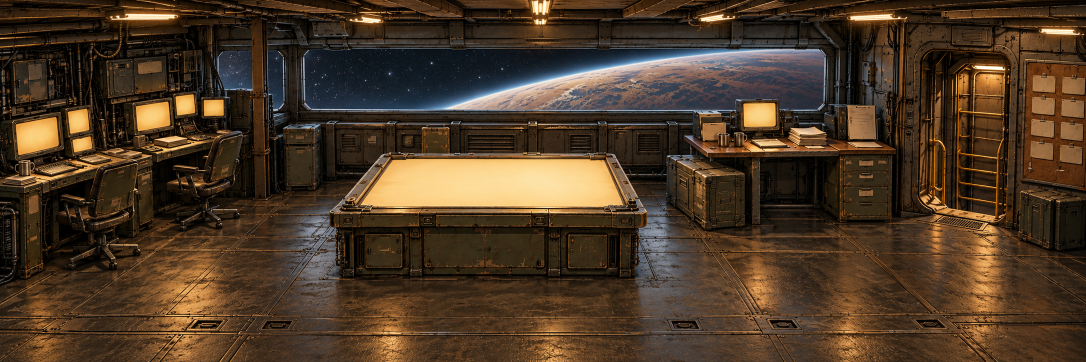
#> input picture art-source/hq-command-deck/deck-plate-v2.master.png, 2172 x 724 px (shown at 1/2 size)
$ python markers.py
#> lines starting #> are read from the running program, lines starting #| are printed output that depends on the picture; after the words box and inside, x2 and y2 are one past the last pixel; in counts of white or black regions, pixels touching at a corner belong together
"""Camera estimate and reusable point markers for the approved command-deck plate.

Run from the repository root:  python -I art-source/hq-command-deck/markers.py

Writes, beside the plate:
  deck-plate-v2.markers.json   camera model plus named anchors (pixels, world metres,
                               pixels per metre, local up direction)
  deck-plate-v2.markers.svg    the same anchors at the plate's own pixel size, for
                               authoring live SVG overlays against
  deck-plate-v2.markers-review.png   the anchors drawn over the plate, for checking

The plate is a painting, not a render. It is drawn the way illustrators usually
draw an elevated interior: the camera is level and the frame is shifted down (a
shift lens), so the deck recedes to a horizon above the frame while verticals stay
parallel. A tilted pinhole cannot explain both, and the measurements say so: the
deck seams and the table's sides agree on a vanishing point ~70 px above the frame,
yet the vertical edges lean under 20 px across the whole height.

So the model is a level pinhole whose optical-centre row is the horizon. Focal length
comes from assuming the chart table's top is a 1.8:1 rectangle. Scale comes from the CRT
monitor on the ledger desk (a 17" set, 0.42 m of casing), which makes the desk under it
a normal ~0.7 m high. The chart table then measures about 0.5 m: a low plotting table,
painted short relative to the desk, which is why people sized to the table read small. Up is straight up in every pixel. Absolute distances are the
weakest numbers; overlays and figure placement depend only on the ratios.
"""
import json
import math
from collections import deque
from pathlib import Path

import numpy as np
from PIL import Image, ImageDraw, ImageFilter

HERE = Path(__file__).resolve().parent
PLATE = HERE / "deck-plate-v2.master.png"
STEM = "deck-plate-v2"

# --- Measured on the plate (pixels in the 2172x724 master) -------------------------
DEPTH_VP = (1077.0, -70.1)       # Hough fit of receding deck seams; table sides give (1064, -78)
TABLE_ASPECT = 1.8               # assumed width:depth of the plotting surface; fixes focal length

# Scale reference: the CRT on the ledger desk, and the desk's front leg it sits above.
MONITOR_CASING_M = 0.42          # assumed: a 17" CRT's casing width
MONITOR_CASING_PX = (1471.7, 1559.3)
MONITOR_SET_BACK_M = 0.30        # monitor sits this far behind the desk's front edge
DESK_TOP_Y = 302.0               # front lip of the ledger desk
DESK_FLOOR_Y = 448.0             # its front leg on the deck
TABLE_FRONT_BASE_Y = 549.0       # front face meets the deck
TABLE_FRONT_RIM_Y = 420.0        # top of the front rim
TABLE_CENTRE_X = 980.0           # centre of the front face

BACK_WALL_BASE_Y = 364.0         # where the back wall meets the deck, behind the table

# Outline of the whole chart table (rim and front face), hand-measured. Anything
# standing behind the table is drawn under this shape: from this height the floor
# behind it is hidden, so a figure there is cut off around the hips.
TABLE_OCCLUDER = [(765.0, 307.0), (1217.0, 307.0), (1292.0, 425.0), (1277.0, 552.0),
                  (675.0, 552.0), (660.0, 425.0)]

# Floor contacts read off the plate for props that people use.
FLOOR_CONTACTS = {
    "comms-chair-left": (196.0, 521.0),
    "comms-chair-right": (402.0, 445.0),
    "ledger-desk-front": (1600.0, 448.0),
    "hatch-threshold": (1905.0, 440.0),
}

# Where each figure stands, in world metres relative to the table (x right of the
# table's centre line, z behind its front face). Chosen, not measured.
# The painting's props do not share one scale: at the monitor's scale a real-height
# person reads as a giant. Figures are drawn at this fraction of their real height,
# chosen by eye against the desk and table. It applies to every figure alike.
FIGURE_SCALE = 0.70

FIGURE_STANDS = {
    "castle": {"x": 0.45, "z_from_back": 0.15, "height_m": 1.68,
               "note": "At the far edge of the table, right of centre, facing the viewer."},
    "commander": {"x": -0.35, "z": -0.30, "height_m": 1.82,
                  "note": "Front of the table, left of centre, seen from behind."},
}


class Camera:
    """Level pinhole with a shifted frame: the optical-centre row is the horizon."""

    def __init__(self, width, height, focal=None):
        self.w, self.h = width, height
        self.cx, self.cy = DEPTH_VP[0], DEPTH_VP[1]
        self.f = focal if focal is not None else self._solve_focal()
        self._fit_scale()

    def _fit_scale(self):
        # Rows below the horizon obey y - cy = f * drop / distance, so a vertical edge on
        # the deck gives camera height in its own units. The desk's front leg is that edge;
        # the monitor above it, a little further back, says how tall the leg is.
        desk_base, desk_top = DESK_FLOOR_Y - self.cy, DESK_TOP_Y - self.cy
        monitor_px = MONITOR_CASING_PX[1] - MONITOR_CASING_PX[0]
        self.desk_height = 0.7
        for _ in range(8):
            self.height = self.desk_height * desk_base / (desk_base - desk_top)
            desk_distance = self.f * self.height / desk_base
            shrink = desk_distance / (desk_distance + MONITOR_SET_BACK_M)
            self.desk_height = MONITOR_CASING_M * (desk_base - desk_top) / monitor_px * shrink
        base, rim = TABLE_FRONT_BASE_Y - self.cy, TABLE_FRONT_RIM_Y - self.cy
        self.table_height = self.height * (base - rim) / base
        self.table_distance = self.f * self.height / base
        self.x = -(TABLE_CENTRE_X - self.cx) * self.table_distance / self.f
        self.pos = np.array([self.x, self.height, -self.table_distance])

    def _solve_focal(self):
        quad = table_top_quad(np.asarray(Image.open(PLATE).convert("RGB")).astype(float))
        lo, hi = 200.0, 8000.0
        for _ in range(60):
            self.f = (lo + hi) / 2
            self._fit_scale()
            w = [self.on_plane(p, self.table_height) for p in quad]
            width = np.linalg.norm(w[3] - w[2])
            depth = np.mean([w[0][2], w[1][2]]) - np.mean([w[2][2], w[3][2]])
            if width / depth > TABLE_ASPECT:
                lo = self.f            # depth grows with focal length; width does not
            else:
                hi = self.f
        return self.f

    def project(self, p):
        v = np.asarray(p, float) - self.pos
        return (self.cx + self.f * v[0] / v[2], self.cy - self.f * v[1] / v[2])

    def ray(self, px):
        r = np.array([px[0] - self.cx, -(px[1] - self.cy), self.f])
        return r / np.linalg.norm(r)

    def on_plane(self, px, plane_y):
        r = self.ray(px)
        t = (plane_y - self.pos[1]) / r[1]
        return self.pos + t * r

    def px_per_metre(self, p):
        a, b = self.project(p), self.project(np.asarray(p) + [0.0, 1.0, 0.0])
        return math.dist(a, b)

    def up_at(self, px):
        return (0.0, -1.0)


def table_top_quad(rgb):
    """Corners of the glowing plotting surface, fitted from its bright pixels."""
    lum = rgb.mean(axis=2)
    band = slice(300, 430)
    cols = slice(650, 1300)
    mask = lum[band, cols] > 150      # the glow runs 170-215; its frame falls below 120
    rows = {}
    for i, row in enumerate(mask):
        xs = np.nonzero(row)[0]
        if len(xs) > 200:
            rows[i + band.start] = (xs.min() + cols.start, xs.max() + cols.start)
    ys = sorted(rows)
    top, bottom = ys[0], ys[-1]
    inner = ys[3:-3]
    lf = np.polyfit(inner, [rows[y][0] for y in inner], 1)
    rf = np.polyfit(inner, [rows[y][1] for y in inner], 1)
    q = lambda fit, y: float(np.polyval(fit, y))
    return [(q(lf, top), top), (q(rf, top), top), (q(rf, bottom), bottom), (q(lf, bottom), bottom)]


def screens(rgb):
    """Bright, warm console screens outside the chart table, as pixel boxes."""
    small = rgb[::2, ::2]
    lum = small.mean(axis=2)
    mask = (lum > 165) & (small[:, :, 0] > small[:, :, 2] + 10)
    mask[:95, :] = False                      # ceiling lights and the viewport
    mask[150:215, 320:650] = False            # the chart table glow
    seen = np.zeros_like(mask)
    found = []
    h, w = mask.shape
    for y0, x0 in zip(*np.nonzero(mask)):
        if seen[y0, x0]:
            continue
        queue, pts = deque([(y0, x0)]), []
        seen[y0, x0] = True
        while queue:
            y, x = queue.popleft()
            pts.append((y, x))
            for ny, nx in ((y + 1, x), (y - 1, x), (y, x + 1), (y, x - 1)):
                if 0 <= ny < h and 0 <= nx < w and mask[ny, nx] and not seen[ny, nx]:
                    seen[ny, nx] = True
                    queue.append((ny, nx))
        if len(pts) >= 120:
            ys, xs = zip(*pts)
            box = (min(xs) * 2, min(ys) * 2, max(xs) * 2 + 1, max(ys) * 2 + 1)
            bw, bh = box[2] - box[0], box[3] - box[1]
            if bh >= 16 and bw <= 3 * bh:     # screens are boxy; the planet limb and paper are not
                found.append(box)
    found.sort()
    return [{"id": f"screen-{i + 1}", "box": [int(v) for v in b]} for i, b in enumerate(found)]


def main():
    image = Image.open(PLATE).convert("RGB")
#> image is the input picture: PIL image 2172x724 RGB; mean R, G, B 76.2, 57, 38.1
    rgb = np.asarray(image.filter(ImageFilter.GaussianBlur(0.8))).astype(float)
    cam = Camera(*image.size)
#> in table_top_quad, `mask = lum[band, cols] > 150`:
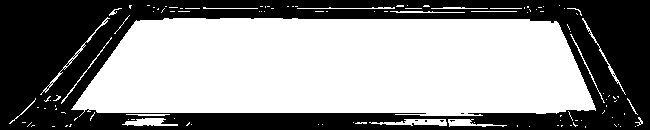
#> mask: shape (130, 650) bool; 55.8% white; 6 black regions (5 under 20 px), largest, box (x1, y1, x2, y2) and area: (0, 0, 650, 130) 37308
#> the loop in table_top_quad, `for i, row in enumerate(mask):` made 130 passes
#> xs on passes 11, 14, 15, 16: [113, 114, 162, 530, 578, 579], [110, 111, 112, 113, 114, 115, 576, 580], [109, 110, 111, 112, 113, 577, 580, 581], [109, 129, 581]
#> after the loop in table_top_quad, `for i, row in enumerate(mask):`: rows = 95 items
#> in table_top_quad, `ys = sorted(rows)`: ys = 95 values from 308 to 412
#> in table_top_quad, `top, bottom = ys[0], ys[-1]`: top = 308; bottom = 412
#> in table_top_quad, `inner = ys[3:-3]`: inner = 89 values from 321 to 409
#> in table_top_quad, `lf = np.polyfit(inner, [rows[y][0] for y in inner], 1)`: lf = [-0.856, 1027.8]
#> in table_top_quad, `rf = np.polyfit(inner, [rows[y][1] for y in inner], 1)`: rf = [0.537, 1062.6]
#> in _solve_focal, `quad = table_top_quad(np.asarray(Image.open(PLATE).convert("RGB")).ast..`: quad = [(764.1, 308), (1228.1, 308), (1284, 412), (675.1, 412)]
#> the loop in _solve_focal, `for _ in range(60):` made 60 passes
#> (width, depth) on passes 1 to 4: (2.45, 4.53), (2.41, 2.34), (2.35, 1.25), (2.39, 1.8)
#> in __init__, `self.f = focal if focal is not None else self._solve_focal()`: self.f = 1229.8
    w_half = image.size[0] / 2.0
    r2 = lambda v: [round(float(c), 2) for c in v]
    r1 = lambda v: [round(float(c), 1) for c in v]

    anchors = []

    def anchor(aid, kind, world, note=None, px=None):
        world = np.asarray(world, float)
        p = cam.project(world) if px is None else px
        entry = {"id": aid, "kind": kind, "px": r1(p), "world": r2(world),
                 "pxPerMetre": round(cam.px_per_metre(world), 1), "up": r2(cam.up_at(p))}
        if note:
            entry["note"] = note
        anchors.append(entry)
        return world

    quad_px = table_top_quad(rgb)
#> in table_top_quad (call 2), `mask = lum[band, cols] > 150`:
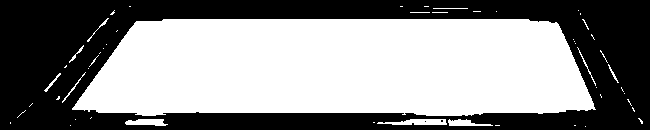
#> mask: shape (130, 650) bool; 54.2% white; 3 black regions (2 under 20 px), largest, box (x1, y1, x2, y2) and area: (0, 0, 650, 130) 38704
#> the loop in table_top_quad (call 2), `for i, row in enumerate(mask):` made 130 passes
#> xs on passes 7, 11, 12, 14: [129, 130, 400, 401, 402, 424, 425, 426, 427, 428], [114, 578], [113, 473, 474, 475, 476, 477, 478, 479, 480, 496], [111, 112, 113, 580]
#> after the loop in table_top_quad (call 2), `for i, row in enumerate(mask):`: rows = 94 items
#> in table_top_quad (call 2), `ys = sorted(rows)`: ys = 94 values from 319 to 412
#> in table_top_quad (call 2), `top, bottom = ys[0], ys[-1]`: top = 319
#> in table_top_quad (call 2), `inner = ys[3:-3]`: inner = 88 values from 322 to 409
#> in table_top_quad (call 2), `lf = np.polyfit(inner, [rows[y][0] for y in inner], 1)`: lf = [-0.642, 958.1]
#> in table_top_quad (call 2), `rf = np.polyfit(inner, [rows[y][1] for y in inner], 1)`: rf = [0.569, 1042.8]
#> quad_px = [(753.2, 319), (1224.3, 319), (1277.2, 412), (693.4, 412)]
    quad_world = [cam.on_plane(p, cam.table_height) for p in quad_px]
#> quad_world = [[-1.18, 0.491, 1.22], [1.08, 0.491, 1.22], [1.14, 0.491, 0.0777], [-1.12, 0.491, 0.0777]]
    names = ["back-left", "back-right", "front-right", "front-left"]
    for name, p, w in zip(names, quad_px, quad_world):
        anchor(f"table-top-{name}", "table-corner", w, px=p)
#> this loop made 4 passes
#> (name, world in anchor) on passes 1 to 2: ('back-left', [-1.18, 0.491, 1.22]), ('back-right', [1.08, 0.491, 1.22])
    back_z = float(np.mean([quad_world[0][2], quad_world[1][2]]))
#> back_z = 1.22
    front_z = float(np.mean([quad_world[2][2], quad_world[3][2]]))
#> front_z = 0.0777
    centre = np.mean(quad_world, axis=0)
#> centre = [-0.0197, 0.491, 0.647]
    anchor("table-top-centre", "table-centre", centre, "Origin for a live plot on the table.")

    for aid, px in FLOOR_CONTACTS.items():
        anchor(aid, "floor-contact", cam.on_plane(px, 0.0), px=px)
#> this loop made 4 passes
#> (aid, t in on_plane, world in anchor) on passes 1 to 2: ('comms-chair-left', 6.48, [-3.14, 0, 0.222]), ('comms-chair-right', 6.84, [-2.72, 0, 0.946])

    figures = []
    for fid, spec in FIGURE_STANDS.items():
        z = back_z + spec["z_from_back"] if "z_from_back" in spec else front_z + spec["z"]
        feet = anchor(f"{fid}-feet", "figure-stand", [spec["x"], 0.0, z], spec["note"])
        drawn = spec["height_m"] * FIGURE_SCALE
        head = cam.project(feet + [0.0, drawn, 0.0])
        anchor(f"{fid}-head", "figure-head", feet + [0.0, drawn, 0.0])
        fx, fy = cam.project(feet)
        figures.append({"id": fid, "feetPx": r1((fx, fy)), "headPx": r1(head),
                        "heightPx": round(fy - head[1], 1), "heightM": spec["height_m"],
                        "figureScale": FIGURE_SCALE})
#> this loop made 2 passes
#> (z, feet, head, fx, fy) on passes 1 to 2: (1.37, [0.45, 0, 1.37], (1093.4, 170.1), 1093.4, 409.2), (-0.222, [-0.35, 0, -0.222], (878.7, 228.6), 878.7, 579.8)
#> after the loop, figures = 2 items

    table_w = float(np.linalg.norm(quad_world[3] - quad_world[2]))
#> table_w = 2.26
    table_d = float(back_z - front_z)
#> table_d = 1.14
    data = {
        "plate": PLATE.name,
        "size": list(image.size),
        "frame": "World metres: origin on the deck below the centre of the chart table's front face; "
                 "x right, y up, z away from the viewer. Pixels: plate master, origin top-left.",
        "camera": {
            "focalPx": round(cam.f, 1),
            "horizontalFovDeg": round(2 * math.degrees(math.atan(w_half / cam.f)), 1),
            "model": "level pinhole, shifted frame: optical-centre row is the horizon; verticals parallel",
            "opticalCentrePx": [cam.cx, cam.cy],
            "horizonY": round(DEPTH_VP[1], 1),
            "depthVanishingPoint": list(DEPTH_VP),
            "up": [0.0, -1.0],
            "positionM": r2(cam.pos),
            "assumptions": {"monitorCasingM": MONITOR_CASING_M, "tableAspect": TABLE_ASPECT},
            "derived": {"deskHeightM": round(cam.desk_height, 2), "tableHeightM": round(cam.table_height, 2)},
            "uncertainty": "Painting, not render. Horizon/VP within ~15 px. Focal length rests on the "
                           "table aspect and scale on the ledger monitor; absolute distances are the "
                           "weakest values, ratios near the table the strongest.",
        },
        "chartTable": {"widthM": round(table_w, 2), "depthM": round(table_d, 2),
                       "heightM": round(cam.table_height, 2), "topQuadPx": [r1(p) for p in quad_px],
                       "occluderPx": [r1(p) for p in TABLE_OCCLUDER],
                       "occludes": ["castle"]},
        "figures": figures,
        "anchors": anchors,
        "screens": screens(rgb),
    }
#> in screens, `small = rgb[::2, ::2]`:
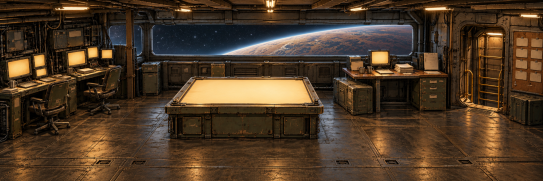
#> small: shape (362, 1086, 3) float64 (shown at 1/2 size); mean R, G, B 76.2, 57, 38.1
#> in screens, `lum = small.mean(axis=2)`:
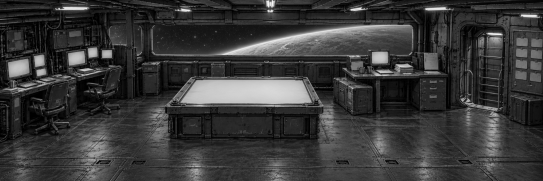
#> lum: shape (362, 1086) float64 (shown at 1/2 size); min 0, max 251.3, mean 57.1
#> in screens, `mask = (lum > 165) & (small[:, :, 0] > small[:, :, 2] + 10)`:
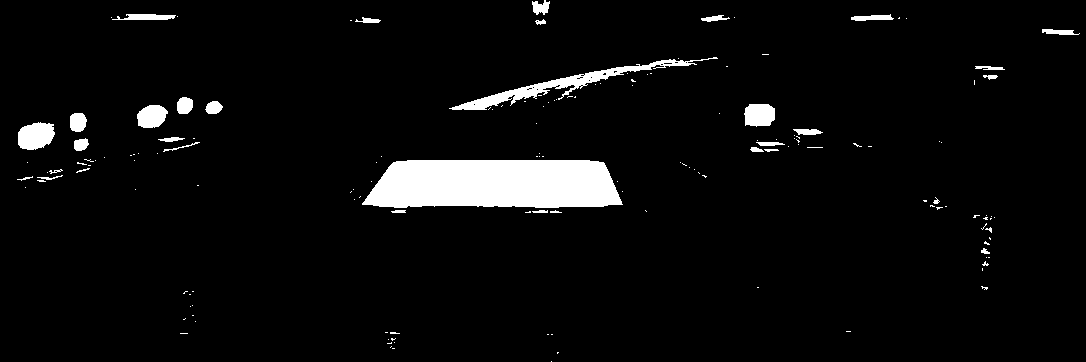
#> mask: shape (362, 1086) bool; 4.6% white; 156 white regions (123 under 20 px), largest, box (x1, y1, x2, y2) and area: (362, 160, 623, 208) 11002, (449, 57, 718, 110) 2083, (18, 122, 55, 150) 806
#> in screens, `mask[150:215, 320:650] = False`:
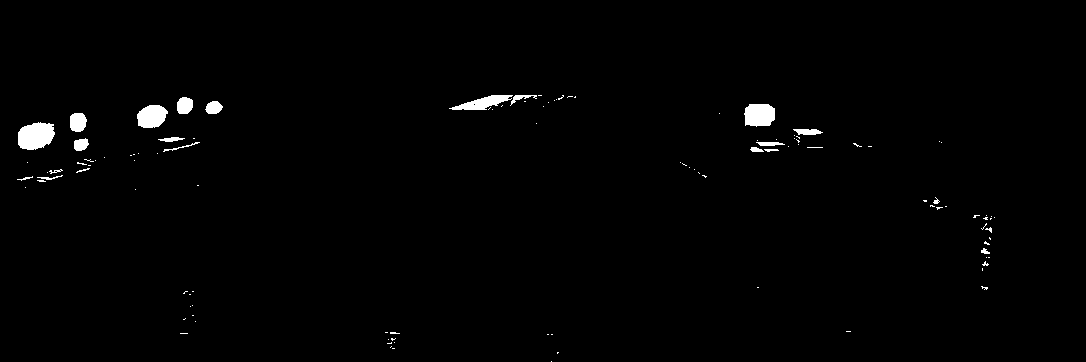
#> mask: shape (362, 1086) bool; 1.1% white; 113 white regions (92 under 20 px), largest, box (x1, y1, x2, y2) and area: (18, 122, 55, 150) 806, (744, 104, 775, 127) 610, (137, 105, 168, 128) 552
#> the loop in screens, `for y0, x0 in zip(*np.nonzero(mask)):` made 4368 passes
#> (y0, x0, box, bw, bh) on pass 1: (95, 491, (898, 190, 1025, 219), 127, 29)
#> after the loop in screens, `for y0, x0 in zip(*np.nonzero(mask)):`: found = [(354, 194, 385, 227), (410, 202, 445, 227), (1488, 208, 1549, 253), (274, 210, 335, 255), (140, 226, 173, 263), (36, 244, 109, 299), (148, 276, 177, 301)]
    (HERE / f"{STEM}.markers.json").write_text(json.dumps(data, indent=2) + "\n", encoding="utf-8")

    w, h = image.size
    svg = [f'<svg xmlns="http://www.w3.org/2000/svg" viewBox="0 0 {w} {h}" width="{w}" height="{h}">',
           f'  <line id="horizon" x1="0" y1="{DEPTH_VP[1]}" x2="{w}" y2="{DEPTH_VP[1]}" stroke="#ff0" />',
           '  <polygon id="table-top" fill="none" stroke="#0ff" points="'
           + " ".join(f"{x:.1f},{y:.1f}" for x, y in quad_px) + '" />',
           '  <polygon id="table-occluder" fill="none" stroke="#f33" points="'
           + " ".join(f"{x:.1f},{y:.1f}" for x, y in TABLE_OCCLUDER) + '" />']
    for f in figures:
        (x0, y0), (x1, y1) = f["feetPx"], f["headPx"]
        svg.append(f'  <line id="{f["id"]}-stand" x1="{x0}" y1="{y0}" x2="{x1}" y2="{y1}" stroke="#f0f" />')
#> this loop made 2 passes
#> (x0, y0, x1, y1) on passes 1 to 2: (1093.4, 409.2, 1093.4, 170.1), (878.7, 579.8, 878.7, 228.6)
#> after the loop, svg = 6 items
    for s in data["screens"]:
        x0, y0, x1, y1 = s["box"]
        svg.append(f'  <rect id="{s["id"]}" x="{x0}" y="{y0}" width="{x1 - x0}" height="{y1 - y0}" fill="none" stroke="#f80" />')
#> this loop made 7 passes
#> (s, x0, y0, x1, y1) on passes 1 to 3: ({'id': 'screen-1', 'box': [36, 244, 109, 299]}, 36, 244, 109, 299), ({'id': 'screen-2', 'box': [140, 226, 173, 263]}, 140, 226, 173, 263), ({'id': 'screen-3', 'box': [148, 276, 177, 301]}, 148, 276, 177, 301)
#> after the loop, svg = 13 items
    for a in anchors:
        x, y = a["px"]
        svg.append(f'  <circle id="{a["id"]}" class="{a["kind"]}" cx="{x}" cy="{y}" r="5" fill="#f0f" />')
#> this loop made 13 passes
#> after the loop, svg = 26 items
    svg.append("</svg>")
    (HERE / f"{STEM}.markers.svg").write_text("\n".join(svg) + "\n", encoding="utf-8")

    review = image.copy()
    d = ImageDraw.Draw(review)
    d.polygon(TABLE_OCCLUDER, outline=(255, 60, 60), width=2)
    d.polygon(quad_px, outline=(0, 255, 255), width=3)
    for s in data["screens"]:
        d.rectangle(s["box"], outline=(255, 140, 0), width=2)
#> this loop made 7 passes
#> s on passes 1 to 4: {'id': 'screen-1', 'box': [36, 244, 109, 299]}, {'id': 'screen-2', 'box': [140, 226, 173, 263]}, {'id': 'screen-3', 'box': [148, 276, 177, 301]}, {'id': 'screen-4', 'box': [274, 210, 335, 255]}
    # deck grid on the floor plane, 1 m squares, to show the recovered perspective
    wall_z = float(cam.on_plane((cam.cx, BACK_WALL_BASE_Y), 0.0)[2])
#> wall_z = 2
    for gx in range(-8, 9):
        a, b = cam.project([gx, 0, front_z - 3]), cam.project([gx, 0, wall_z])
        d.line([a, b], fill=(90, 160, 90), width=1)
#> this loop made 17 passes
#> (a, b) on passes 1 to 4: ((-4767.3, 1576.2), (-464, 364)), ((-4069, 1576.2), (-279.9, 364)), ((-3370.7, 1576.2), (-95.75, 364)), ((-2672.4, 1576.2), (88.37, 364))
    for gz in np.arange(front_z - 3, wall_z + 0.01, 1.0):
        d.line([cam.project([-8, 0, gz]), cam.project([8, 0, gz])], fill=(90, 160, 90), width=1)
#> this loop made 5 passes
    for f in figures:
        d.line([tuple(f["feetPx"]), tuple(f["headPx"])], fill=(255, 0, 255), width=4)
#> this loop made 2 passes
    for a in anchors:
        x, y = a["px"]
        ux, uy = a["up"]
        d.ellipse([x - 6, y - 6, x + 6, y + 6], outline=(255, 0, 255), width=2)
        d.line([(x, y), (x + ux * 40, y + uy * 40)], fill=(255, 255, 0), width=2)
        d.text((x + 8, y - 14), a["id"], fill=(255, 255, 255))
    review.save(HERE / f"{STEM}.markers-review.png")
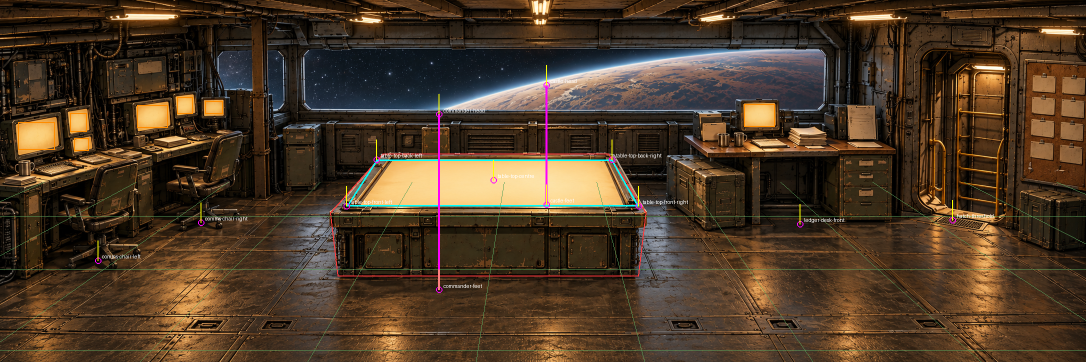
#> saved as deck-plate-v2.markers-review.png: PIL image 2172x724 RGB (shown at 1/2 size); mean R, G, B 76.8, 58, 39.3
    print(json.dumps({k: data[k] for k in ("camera", "chartTable", "figures")}, indent=1))
#> (printed output is left out)
    print("screens", len(data["screens"]), "anchors", len(anchors))
#| screens 7 anchors 13


if __name__ == "__main__":
    main()
